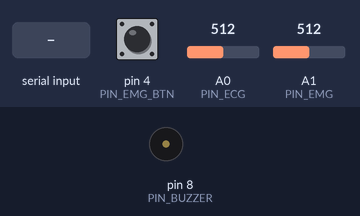
A sketch run on a simulated Arduino Uno, built with avr-gcc and run on an emulated ATmega328P. On the bench: buzzer (waves = sounding, pin HIGH). The inputs (shaded band) are chosen by the test bench; at power-on: A1 (PIN_EMG) = 512, pin 4 (PIN_EMG_BTN) HIGH, A0 (PIN_ECG) = 512. The modem accepts every AT command (registered, SIM ready, sends succeed) and sends nothing else; what the sketch prints to the serial monitor is not drawn.

Above: at 1.3 s.
1.4 s: A1 (PIN_EMG) set to 716
At 2.1 s:
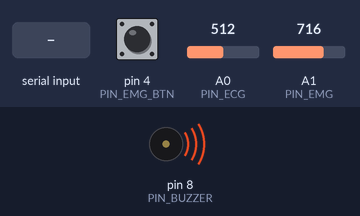
4.4 s: "T\n" received over Serial
7.4 s: "P\n" received over the second serial link
At 8.1 s:
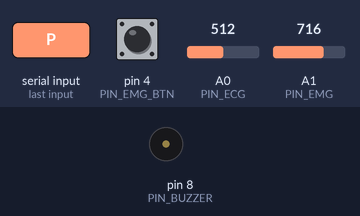
8.9 s: "s\n" received over Serial
At 9.9 s:
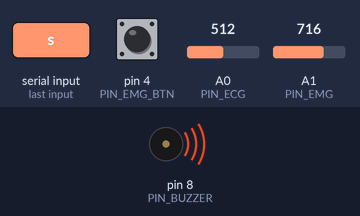
11.9 s: pin 4 (PIN_EMG_BTN) pulled LOW for 0.15 s
14.9 s: pin 4 (PIN_EMG_BTN) pulled LOW for 1 s
Timing chart, 0 to 18.9 s (numbered marks = the images above; inputs shaded):
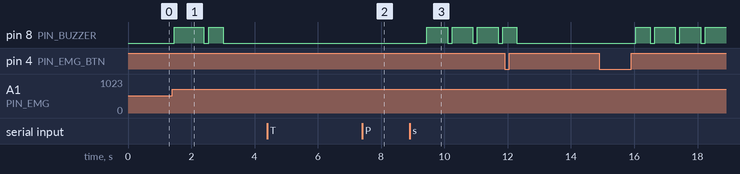

The sketch:

neurocheat_exp2_dual.ino
```cpp
/*
  NeuroCheat Exp 2 雙通道生醫前端韌體 (Arduino UNO + HM-10 BLE / HC-05 / USB)
  =========================================================================
  由實驗二原版 arduino_ecg_bluetooth.ino 升級，完整對接期末專題遊戲：
  - Pin A0 : Exp 2 ECG 類比前端輸出 (0~5V，直流偏壓約 2.4~2.5V，取樣率 160Hz，保留完整 10-bit 解析度)
  - Pin A1 : Exp 2 EMG 類比前端輸出 (0~5V，於 Arduino 內以 1kHz 取樣計算整流+EMA 包絡線，完全解決 200Hz aliasing)
  - Pin 4  : 選配實體測試按鈕 (INPUT_PULLUP，按下接地可視為強制最大握拳測試)
  - Pin 8  : 有源蜂鳴器 / 震動馬達輸出 (接收遊戲傳回指令，模擬奶娃警告預備／抓包提示)
  - Pin 2/3: HM-10 (BLE 4.0) 或 HC-05 藍牙模組 (SoftwareSerial RX=2, TX=3, 9600 baud)
             * 若使用 HM-10 裸模組 (3.3V 邏輯)，建議 Arduino Pin 3 (TX) 經 1kΩ+2kΩ 分壓後再進 HM-10 RXD！

  免失步自我同步 3-Byte 二進位封包格式 (每筆 160Hz = 480 bytes/s，BLE 與 9600 baud 皆穩定不卡頓):
    Byte 0: 1 | status(2 bits: bit6=test_mode, bit5=btn_pressed) | ecg10[9:5]  (永遠 >= 0x80)
    Byte 1: 0 | ecg10[4:0]     | emg8[7:6]                                    (永遠 < 0x80)
    Byte 2: 0 | 0              | emg8[5:0]                                    (永遠 < 0x40)

  PC/遊戲端可傳入單字元指令：
    'S' = 開始/恢復串流 (Start)
    'P' = 暫停串流 (Pause)
    'B' = 蜂鳴器短鳴 2 聲 (奶娃預警警告)
    'C' = 蜂鳴器長鳴 1 聲 (被抓包警示)
    'T' = 切換假訊號測試波形模式 (免接電極測試全系統)
*/

#include <SoftwareSerial.h>
#include <math.h>

SoftwareSerial BTSerial(2, 3); // Arduino Pin 2 = RX (接 HM-10/HC-05 TXD), Pin 3 = TX (接 RXD)

// 腳位定義
const int PIN_ECG = A0;
const int PIN_EMG = A1;
const int PIN_EMG_BTN = 4;     // 選配按鈕：不接電極時可用實體按鈕測試 EMG
const int PIN_BUZZER = 8;      // 蜂鳴器或震動模組 (+極接 Pin 8，-極接 GND)

// 同時支援藍牙 UART (Pin 2/3 @ 9600: HM-10 / HC-05) 與 USB (115200)
const bool USE_BT_UART = true;
const bool USE_USB_SERIAL = true;
const long BT_BAUD = 9600;     // 多數 HM-10 與 HC-05 出廠預設皆為 9600 baud
const long USB_BAUD = 115200;

// 取樣週期設定：
// EMG 在 MCU 內以 1000Hz (1000 us) 取樣求包絡線，徹底避免 20~500Hz 混疊 (aliasing)
const unsigned long EMG_INTERVAL_US = 1000;
// 對外傳送頻率：160Hz (6250 us) -> 3 bytes * 160 = 480 bytes/s (9600 baud 下完全不阻塞)
const unsigned long FRAME_INTERVAL_US = 6250;

// 狀態旗標
bool streaming = true;         // 預設開機即準備串流 (也可接收 'S'/'P' 控制)
bool testWaveMode = false;     // true 會輸出模擬心電 R 波與定期握拳測試包絡線

unsigned long lastEmgUs = 0;
unsigned long lastFrameUs = 0;

// EMG DC 偏壓追蹤與包絡線
float emgDcBaseline = 512.0f;  // Exp2 Level Shifter 靜止約 2.5V (~512)
float emgEnvelope = 0.0f;

// 蜂鳴器非阻塞計時
unsigned long buzzerOffMs = 0;
int buzzerBeepRemaining = 0;
unsigned long nextBeepToggleMs = 0;
bool buzzerOn = false;

// 測試模式與 HM-10 連線提示字元濾除狀態
float simPhase = 0.0f;
byte okNoticeState = 0;  // 0=normal, 1=saw 'O', 2=saw "OK", 3=skipping "OK+..." notice bytes
byte okNoticeSkipLeft = 0;
unsigned long lastNoticeByteMs = 0;

void triggerBuzzerPattern(int count, unsigned long durationMs) {
  buzzerBeepRemaining = count * 2 - 1;
  buzzerOn = true;
  digitalWrite(PIN_BUZZER, HIGH);
  nextBeepToggleMs = millis() + durationMs;
}

void handleCommand(char cmd) {
  unsigned long nowMs = millis();
  if (okNoticeState != 0 && (nowMs - lastNoticeByteMs) > 25UL) {
    okNoticeState = 0;
    okNoticeSkipLeft = 0;
  }
  lastNoticeByteMs = nowMs;

  // 過濾 HM-10 的 "OK+CONN" / "OK+LOST" 等系統通知，避免裡面的 'C'/'T'/'S' 誤觸發動作
  if (okNoticeState == 3) {
    if (okNoticeSkipLeft > 0) okNoticeSkipLeft--;
    if (cmd == '\n' || cmd == '\r' || okNoticeSkipLeft == 0) {
      okNoticeState = 0;
    }
    return;
  }
  if (okNoticeState == 0 && cmd == 'O') { okNoticeState = 1; return; }
  if (okNoticeState == 1) {
    if (cmd == 'K') { okNoticeState = 2; return; }
    okNoticeState = 0;
  } else if (okNoticeState == 2) {
    if (cmd == '+') { okNoticeState = 3; okNoticeSkipLeft = 4; return; }
    okNoticeState = 0;
  }

  if (cmd == 'S' || cmd == 's') {
    streaming = true;
  } else if (cmd == 'P' || cmd == 'p') {
    streaming = false;
  } else if (cmd == 'T' || cmd == 't') {
    testWaveMode = !testWaveMode;
  } else if (cmd == 'B' || cmd == 'b') {
    // 奶娃預警：兩短聲 (100ms 亮 / 80ms 滅 / 100ms 亮)
    triggerBuzzerPattern(2, 100);
  } else if (cmd == 'C' || cmd == 'c') {
    // 抓包警報：長鳴 450ms
    triggerBuzzerPattern(1, 450);
  }
}

void updateBuzzer() {
  if (!buzzerOn && buzzerBeepRemaining <= 0) return;
  unsigned long nowMs = millis();
  if (nowMs >= nextBeepToggleMs) {
    if (buzzerBeepRemaining > 0) {
      buzzerBeepRemaining--;
      buzzerOn = !buzzerOn;
      digitalWrite(PIN_BUZZER, buzzerOn ? HIGH : LOW);
      nextBeepToggleMs = nowMs + (buzzerOn ? 100 : 80);
    } else {
      buzzerOn = false;
      digitalWrite(PIN_BUZZER, LOW);
    }
  }
}

void setup() {
  if (USE_USB_SERIAL) {
    Serial.begin(USB_BAUD);
  }
  if (USE_BT_UART) {
    BTSerial.begin(BT_BAUD);
  }
  pinMode(PIN_ECG, INPUT);
  pinMode(PIN_EMG, INPUT);
  pinMode(PIN_EMG_BTN, INPUT_PULLUP);
  pinMode(PIN_BUZZER, OUTPUT);
  digitalWrite(PIN_BUZZER, LOW);

  // 開機暖機估算 A1 靜止偏壓中心
  long sum = 0;
  for (int i = 0; i < 64; i++) {
    sum += analogRead(PIN_EMG);
    delay(2);
  }
  emgDcBaseline = sum / 64.0f;
}

void loop() {
  // 1. 接收來自 PC / 遊戲的指令 (HM-10/HC-05 與 USB 皆可收)
  while (USE_BT_UART && BTSerial.available() > 0) {
    handleCommand((char)BTSerial.read());
  }
  while (USE_USB_SERIAL && Serial.available() > 0) {
    handleCommand((char)Serial.read());
  }

  updateBuzzer();

  unsigned long nowUs = micros();

  // 2. 1kHz EMG 取樣與包絡線計算 (抗混疊 + 免傳高頻原始波形)
  if (nowUs - lastEmgUs >= EMG_INTERVAL_US) {
    lastEmgUs += EMG_INTERVAL_US;
    // 若中斷過久避免追趕暴衝
    if (nowUs - lastEmgUs > 10000UL) lastEmgUs = nowUs;

    int rawEmg = analogRead(PIN_EMG);
    // 慢速追蹤 Level Shifter 中心電壓飄移
    emgDcBaseline = 0.998f * emgDcBaseline + 0.002f * (float)rawEmg;
    float rectified = fabsf((float)rawEmg - emgDcBaseline);
    // 非對稱 EMA 包絡線 (用力上升快、放開平滑下降)
    float alpha = (rectified > emgEnvelope) ? 0.06f : 0.025f;
    emgEnvelope = (1.0f - alpha) * emgEnvelope + alpha * rectified;
  }

  // 3. 160Hz 打包傳送 ECG (10-bit) + EMG 包絡線 (8-bit)
  if (streaming && (nowUs - lastFrameUs >= FRAME_INTERVAL_US)) {
    lastFrameUs += FRAME_INTERVAL_US;
    if (nowUs - lastFrameUs > 25000UL) lastFrameUs = nowUs;

    bool btnPressed = (digitalRead(PIN_EMG_BTN) == LOW);
    int ecg10 = 512;
    int emg8 = 0;

    if (testWaveMode) {
      // 合成 ECG R-peak (約 75 BPM) 與週期性 EMG 握拳
      simPhase += 0.00625f * 1.25f; // ~1.25 Hz = 75 BPM
      if (simPhase >= 1.0f) simPhase -= 1.0f;
      float w = 0.0f;
      if (simPhase > 0.35f && simPhase < 0.40f) {
        w = 240.0f * sinf((simPhase - 0.35f) / 0.05f * PI);
      } else if (simPhase > 0.40f && simPhase < 0.44f) {
        w = -80.0f * sinf((simPhase - 0.40f) / 0.04f * PI);
      } else if (simPhase > 0.56f && simPhase < 0.70f) {
        w = 60.0f * sinf((simPhase - 0.56f) / 0.14f * PI);
      }
      ecg10 = constrain((int)(512.0f + w), 0, 1023);
      emg8 = btnPressed ? 220 : ((millis() / 4000) % 2 == 0 ? 160 : 12);
    } else {
      ecg10 = constrain(analogRead(PIN_ECG), 0, 1023);
      // 單極整流後偏離中心最大約 511，對應 0~255 (保留適當靈敏度)
      int scaled = (int)(emgEnvelope * 1.2f);
      if (btnPressed && scaled < 220) scaled = 220;
      emg8 = constrain(scaled, 0, 255);
    }

    byte statusBits = ((testWaveMode ? 1 : 0) << 1) | (btnPressed ? 1 : 0);
    byte frame[3];
    frame[0] = 0x80 | ((statusBits & 0x03) << 5) | ((ecg10 >> 5) & 0x1F);
    frame[1] = ((ecg10 & 0x1F) << 2) | ((emg8 >> 6) & 0x03);
    frame[2] = emg8 & 0x3F;

    if (USE_BT_UART) {
      BTSerial.write(frame, 3);
    }
    if (USE_USB_SERIAL) {
      Serial.write(frame, 3);
    }
  }
}
```

Measured:
- after the input at 1.4 s, pin 8 (PIN_BUZZER): LOW → HIGH after 0.06 s, → LOW 0.93 s later, → HIGH 0.16 s later, → LOW 0.46 s later
- after the input at 4.4 s, every drawn part: stays the same
- after the input at 7.4 s, pin 8 (PIN_BUZZER): stays LOW (without the input it goes to HIGH after 0.76 s)
- after the input at 8.9 s, pin 8 (PIN_BUZZER): alternates HIGH for 0.66 s and LOW for 0.14 s, starting after 0.54 s
